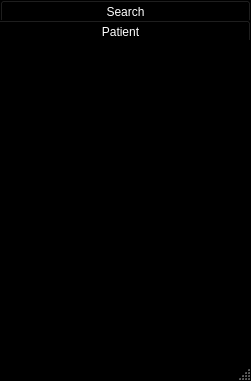
<?xml version="1.0" encoding="UTF-8"?>
<ui version="4.0">
 <class>Component1</class>
 <widget class="QMainWindow" name="Component1">
  <property name="geometry">
   <rect>
    <x>0</x>
    <y>0</y>
    <width>251</width>
    <height>381</height>
   </rect>
  </property>
  <property name="palette">
   <palette>
    <active>
     <colorrole role="Text">
      <brush brushstyle="SolidPattern">
       <color alpha="255">
        <red>255</red>
        <green>255</green>
        <blue>255</blue>
       </color>
      </brush>
     </colorrole>
     <colorrole role="Base">
      <brush brushstyle="SolidPattern">
       <color alpha="255">
        <red>255</red>
        <green>255</green>
        <blue>255</blue>
       </color>
      </brush>
     </colorrole>
     <colorrole role="Window">
      <brush brushstyle="SolidPattern">
       <color alpha="255">
        <red>0</red>
        <green>0</green>
        <blue>0</blue>
       </color>
      </brush>
     </colorrole>
     <colorrole role="PlaceholderText">
      <brush brushstyle="SolidPattern">
       <color alpha="128">
        <red>255</red>
        <green>255</green>
        <blue>255</blue>
       </color>
      </brush>
     </colorrole>
    </active>
    <inactive>
     <colorrole role="Text">
      <brush brushstyle="SolidPattern">
       <color alpha="255">
        <red>255</red>
        <green>255</green>
        <blue>255</blue>
       </color>
      </brush>
     </colorrole>
     <colorrole role="Base">
      <brush brushstyle="SolidPattern">
       <color alpha="255">
        <red>255</red>
        <green>255</green>
        <blue>255</blue>
       </color>
      </brush>
     </colorrole>
     <colorrole role="Window">
      <brush brushstyle="SolidPattern">
       <color alpha="255">
        <red>0</red>
        <green>0</green>
        <blue>0</blue>
       </color>
      </brush>
     </colorrole>
     <colorrole role="PlaceholderText">
      <brush brushstyle="SolidPattern">
       <color alpha="128">
        <red>255</red>
        <green>255</green>
        <blue>255</blue>
       </color>
      </brush>
     </colorrole>
    </inactive>
    <disabled>
     <colorrole role="Text">
      <brush brushstyle="SolidPattern">
       <color alpha="255">
        <red>120</red>
        <green>120</green>
        <blue>120</blue>
       </color>
      </brush>
     </colorrole>
     <colorrole role="Base">
      <brush brushstyle="SolidPattern">
       <color alpha="255">
        <red>0</red>
        <green>0</green>
        <blue>0</blue>
       </color>
      </brush>
     </colorrole>
     <colorrole role="Window">
      <brush brushstyle="SolidPattern">
       <color alpha="255">
        <red>0</red>
        <green>0</green>
        <blue>0</blue>
       </color>
      </brush>
     </colorrole>
     <colorrole role="PlaceholderText">
      <brush brushstyle="SolidPattern">
       <color alpha="128">
        <red>0</red>
        <green>0</green>
        <blue>0</blue>
       </color>
      </brush>
     </colorrole>
    </disabled>
   </palette>
  </property>
  <property name="windowTitle">
   <string>MainWindow</string>
  </property>
  <widget class="QWidget" name="centralwidget">
   <widget class="QPushButton" name="pushButton">
    <property name="geometry">
     <rect>
      <x>0</x>
      <y>0</y>
      <width>251</width>
      <height>23</height>
     </rect>
    </property>
    <property name="styleSheet">
     <string notr="true">border-color: white;
color: white;
 background-color: black;
border-width: 1px;</string>
    </property>
    <property name="text">
     <string>Search</string>
    </property>
   </widget>
   <widget class="QPushButton" name="pushButton_2">
    <property name="geometry">
     <rect>
      <x>-10</x>
      <y>20</y>
      <width>261</width>
      <height>23</height>
     </rect>
    </property>
    <property name="styleSheet">
     <string notr="true">border-color: white;
color: white;
 background-color: black;
border-width: 1px;</string>
    </property>
    <property name="text">
     <string>Patient</string>
    </property>
   </widget>
   <widget class="QListView" name="listView">
    <property name="geometry">
     <rect>
      <x>0</x>
      <y>40</y>
      <width>251</width>
      <height>341</height>
     </rect>
    </property>
    <property name="palette">
     <palette>
      <active>
       <colorrole role="WindowText">
        <brush brushstyle="SolidPattern">
         <color alpha="255">
          <red>255</red>
          <green>255</green>
          <blue>255</blue>
         </color>
        </brush>
       </colorrole>
       <colorrole role="Button">
        <brush brushstyle="SolidPattern">
         <color alpha="255">
          <red>0</red>
          <green>0</green>
          <blue>0</blue>
         </color>
        </brush>
       </colorrole>
       <colorrole role="Text">
        <brush brushstyle="SolidPattern">
         <color alpha="255">
          <red>255</red>
          <green>255</green>
          <blue>255</blue>
         </color>
        </brush>
       </colorrole>
       <colorrole role="ButtonText">
        <brush brushstyle="SolidPattern">
         <color alpha="255">
          <red>255</red>
          <green>255</green>
          <blue>255</blue>
         </color>
        </brush>
       </colorrole>
       <colorrole role="Base">
        <brush brushstyle="SolidPattern">
         <color alpha="255">
          <red>0</red>
          <green>0</green>
          <blue>0</blue>
         </color>
        </brush>
       </colorrole>
       <colorrole role="Window">
        <brush brushstyle="SolidPattern">
         <color alpha="255">
          <red>0</red>
          <green>0</green>
          <blue>0</blue>
         </color>
        </brush>
       </colorrole>
       <colorrole role="PlaceholderText">
        <brush brushstyle="NoBrush">
         <color alpha="128">
          <red>255</red>
          <green>255</green>
          <blue>255</blue>
         </color>
        </brush>
       </colorrole>
      </active>
      <inactive>
       <colorrole role="WindowText">
        <brush brushstyle="SolidPattern">
         <color alpha="255">
          <red>255</red>
          <green>255</green>
          <blue>255</blue>
         </color>
        </brush>
       </colorrole>
       <colorrole role="Button">
        <brush brushstyle="SolidPattern">
         <color alpha="255">
          <red>0</red>
          <green>0</green>
          <blue>0</blue>
         </color>
        </brush>
       </colorrole>
       <colorrole role="Text">
        <brush brushstyle="SolidPattern">
         <color alpha="255">
          <red>255</red>
          <green>255</green>
          <blue>255</blue>
         </color>
        </brush>
       </colorrole>
       <colorrole role="ButtonText">
        <brush brushstyle="SolidPattern">
         <color alpha="255">
          <red>255</red>
          <green>255</green>
          <blue>255</blue>
         </color>
        </brush>
       </colorrole>
       <colorrole role="Base">
        <brush brushstyle="SolidPattern">
         <color alpha="255">
          <red>0</red>
          <green>0</green>
          <blue>0</blue>
         </color>
        </brush>
       </colorrole>
       <colorrole role="Window">
        <brush brushstyle="SolidPattern">
         <color alpha="255">
          <red>0</red>
          <green>0</green>
          <blue>0</blue>
         </color>
        </brush>
       </colorrole>
       <colorrole role="PlaceholderText">
        <brush brushstyle="NoBrush">
         <color alpha="128">
          <red>255</red>
          <green>255</green>
          <blue>255</blue>
         </color>
        </brush>
       </colorrole>
      </inactive>
      <disabled>
       <colorrole role="WindowText">
        <brush brushstyle="SolidPattern">
         <color alpha="255">
          <red>255</red>
          <green>255</green>
          <blue>255</blue>
         </color>
        </brush>
       </colorrole>
       <colorrole role="Button">
        <brush brushstyle="SolidPattern">
         <color alpha="255">
          <red>0</red>
          <green>0</green>
          <blue>0</blue>
         </color>
        </brush>
       </colorrole>
       <colorrole role="Text">
        <brush brushstyle="SolidPattern">
         <color alpha="255">
          <red>255</red>
          <green>255</green>
          <blue>255</blue>
         </color>
        </brush>
       </colorrole>
       <colorrole role="ButtonText">
        <brush brushstyle="SolidPattern">
         <color alpha="255">
          <red>255</red>
          <green>255</green>
          <blue>255</blue>
         </color>
        </brush>
       </colorrole>
       <colorrole role="Base">
        <brush brushstyle="SolidPattern">
         <color alpha="255">
          <red>0</red>
          <green>0</green>
          <blue>0</blue>
         </color>
        </brush>
       </colorrole>
       <colorrole role="Window">
        <brush brushstyle="SolidPattern">
         <color alpha="255">
          <red>0</red>
          <green>0</green>
          <blue>0</blue>
         </color>
        </brush>
       </colorrole>
       <colorrole role="PlaceholderText">
        <brush brushstyle="NoBrush">
         <color alpha="128">
          <red>255</red>
          <green>255</green>
          <blue>255</blue>
         </color>
        </brush>
       </colorrole>
      </disabled>
     </palette>
    </property>
    <property name="styleSheet">
     <string notr="true">background-color: black;
color:white;</string>
    </property>
    <property name="lineWidth">
     <number>3</number>
    </property>
   </widget>
  </widget>
  <widget class="QStatusBar" name="statusbar"/>
 </widget>
 <resources/>
 <connections/>
</ui>
